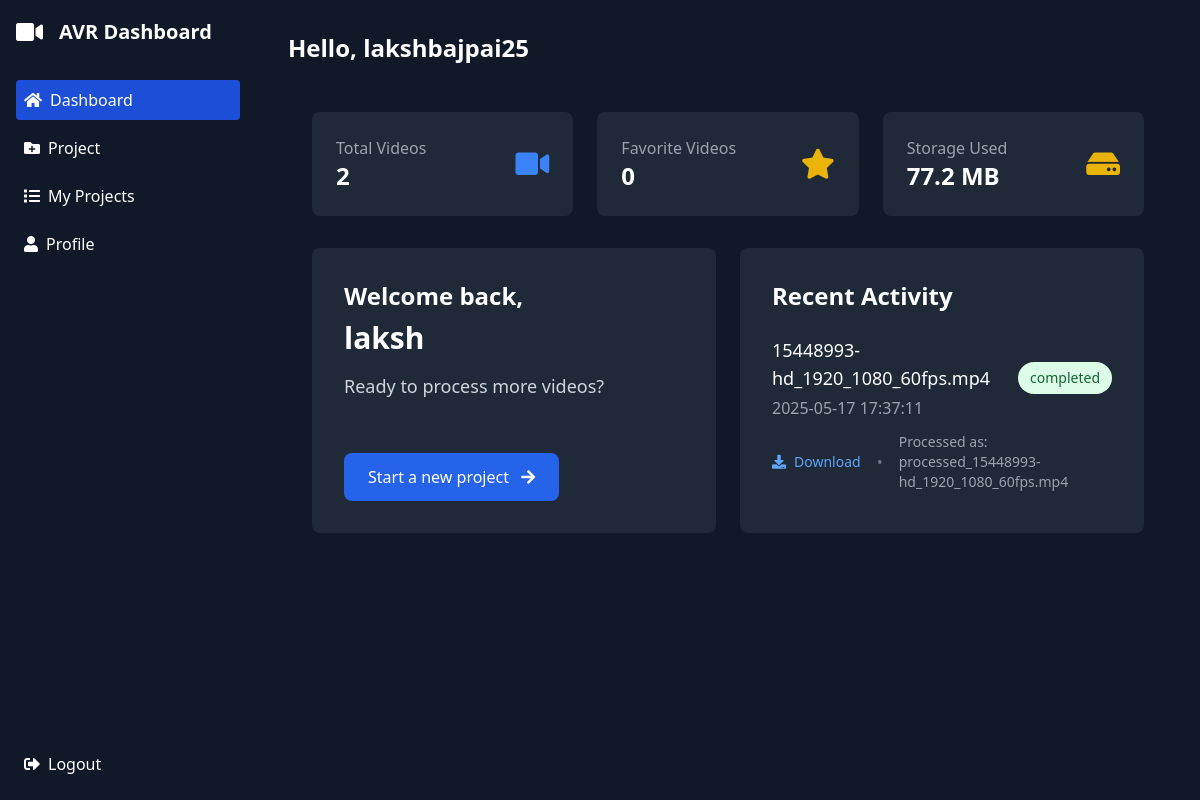
The app's page /dashboard (signed in) with its own data.
### tables this page shows
CREATE TABLE users (
    id INTEGER PRIMARY KEY AUTOINCREMENT,
    username TEXT UNIQUE NOT NULL,
    email TEXT UNIQUE NOT NULL,
    password_hash TEXT NOT NULL,
    first_name TEXT NOT NULL,
    last_name TEXT NOT NULL,
    created_at TIMESTAMP DEFAULT CURRENT_TIMESTAMP
, is_admin BOOLEAN DEFAULT 0, last_login TIMESTAMP, is_active BOOLEAN DEFAULT 1);

CREATE TABLE projects (
    id INTEGER PRIMARY KEY AUTOINCREMENT,
    user_id INTEGER NOT NULL,
    filename TEXT NOT NULL,
    original_filename TEXT NOT NULL,
    created_at TIMESTAMP DEFAULT CURRENT_TIMESTAMP,
    status TEXT DEFAULT 'completed',
    processing_start TIMESTAMP,
    processing_end TIMESTAMP,
    aspect_ratio TEXT,
    subject_focus_mode TEXT,
    focus_coordinates TEXT,  -- Stored as JSON string
    original_size INTEGER,   -- In bytes
    processed_size INTEGER,  -- In bytes
    thumbnail_path TEXT,
    processing_parameters TEXT, is_favorite BOOLEAN DEFAULT 0,  -- Stored as JSON string
    FOREIGN KEY (user_id) REFERENCES users (id)
);

### app.py (the view)
@app.route('/dashboard')
@login_required
def dashboard():
    db = get_db()
    user = db.execute('SELECT is_admin FROM users WHERE id = ?', (current_user.id,)).fetchone()
    if user and user['is_admin']:
        return redirect(url_for('admin_dashboard'))
    if not current_user.is_authenticated:
        flash('Please log in to access the dashboard', 'error')
        return redirect(url_for('login'))
    db = get_db()
    favorite_count = db.execute('''
        SELECT COUNT(*) as count
        FROM projects
        WHERE user_id = ? AND is_favorite = 1
    ''', (current_user.id,)).fetchone()['count']
    processed_videos_count = db.execute('''
        SELECT COUNT(*) as count
        FROM projects
        WHERE user_id = ?
    ''', (current_user.id,)).fetchone()['count']
    total_projects = db.execute('''
        SELECT COUNT(*) as count, status
        FROM projects
        WHERE user_id = ?
        GROUP BY status
    ''', (current_user.id,)).fetchall()
    total_count = sum(row['count'] for row in total_projects)
    success_count = next((row['count'] for row in total_projects if row['status'] == 'completed'), 0)
    success_rate = (success_count / total_count * 100) if total_count > 0 else 0
    avg_processing_time = db.execute('''
        SELECT AVG(JULIANDAY(processing_end) - JULIANDAY(processing_start)) * 24 * 60 as avg_minutes
        FROM projects
        WHERE user_id = ? AND status = 'completed'
        AND processing_start IS NOT NULL AND processing_end IS NOT NULL
    ''', (current_user.id,)).fetchone()['avg_minutes']
    storage_stats = db.execute('''
        SELECT
            SUM(original_size) as total_original,
            SUM(processed_size) as total_processed
        FROM projects
        WHERE user_id = ? AND status = 'completed'
        AND original_size IS NOT NULL AND processed_size IS NOT NULL
    ''', (current_user.id,)).fetchone()
    storage_saved = (storage_stats['total_original'] - storage_stats['total_processed']) if storage_stats['total_original'] else 0
    storage_saved_percent = (storage_saved / storage_stats['total_original'] * 100) if storage_stats['total_original'] else 0
    total_storage = db.execute('''
        SELECT
            SUM(original_size) + SUM(processed_size) as total_storage
        FROM projects
        WHERE user_id = ?
        AND original_size IS NOT NULL
    ''', (current_user.id,)).fetchone()['total_storage'] or 0
    storage_breakdown = db.execute('''
        SELECT
            COUNT(*) as total_files,
            SUM(CASE WHEN status = 'completed' THEN 1 ELSE 0 END) as completed_files,
            SUM(CASE WHEN status = 'processing' THEN 1 ELSE 0 END) as processing_files,
            SUM(CASE WHEN status = 'failed' THEN 1 ELSE 0 END) as failed_files,
            SUM(original_size) as total_original_size,
            SUM(processed_size) as total_processed_size
        FROM projects
        WHERE user_id = ?
    ''', (current_user.id,)).fetchone()
    storage_metrics = {
        'total_files': storage_breakdown['total_files'],
        'completed_files': storage_breakdown['completed_files'],
        'processing_files': storage_breakdown['processing_files'],
        'failed_files': storage_breakdown['failed_files'],
        'original_total': humanize.naturalsize(storage_breakdown['total_original_size']) if storage_breakdown['total_original_size'] else '0 B',
        'processed_total': humanize.naturalsize(storage_breakdown['total_processed_size']) if storage_breakdown['total_processed_size'] else '0 B',
    }
    sort_by = request.args.get('sort', 'date')  # date, name, size
    sort_order = request.args.get('order', 'desc')  # asc, desc
    sort_clause = {
        'date': 'created_at',
        'name': 'original_filename',
        'size': 'original_size'
    }.get(sort_by, 'created_at')
    order_clause = 'DESC' if sort_order == 'desc' else 'ASC'
    recent_activities = db.execute(f'''
        SELECT *
        FROM projects
        WHERE user_id = ?
        ORDER BY {sort_clause} {order_clause}
        LIMIT 5
    ''', (current_user.id,)).fetchall()
    formatted_activities = []
    for activity in recent_activities:
        relative_time = get_relative_time(activity['created_at'])
        processing_time = None
        if activity['processing_start'] and activity['processing_end']:
            try:
                try:
                    start = datetime.strptime(activity['processing_start'], '%Y-%m-%d %H:%M:%S.%f')
                except ValueError:
                    start = datetime.strptime(activity['processing_start'], '%Y-%m-%d %H:%M:%S')
                try:
                    end = datetime.strptime(activity['processing_end'], '%Y-%m-%d %H:%M:%S.%f')
                except ValueError:
                    end = datetime.strptime(activity['processing_end'], '%Y-%m-%d %H:%M:%S')
                processing_time = humanize.naturaldelta(end - start)
            except Exception as e:
                print(f"Error calculating processing time: {str(e)}")
                processing_time = None
        processing_params = json.loads(activity['processing_parameters']) if activity['processing_parameters'] else {}
        formatted_activities.append({
            'id': activity['id'],
            'original_filename': activity['original_filename'],
            'filename': activity['filename'],
            'created_at': activity['created_at'],
            'relative_time': relative_time,
            'status': activity['status'],
            'thumbnail_path': activity['thumbnail_path'],
            'processing_time': processing_time,
            'original_size': humanize.naturalsize(activity['original_size']) if activity['original_size'] else None,
            'processed_size': humanize.naturalsize(activity['processed_size']) if activity['processed_size'] else None,
            'size_reduction': f"{((activity['original_size'] - activity['processed_size']) / activity['original_size'] * 100):.1f}%" if activity['original_size'] and activity['processed_size'] else None,
            'parameters': processing_params
        })
    today = datetime.now().date()
    grouped_activities = {
        'Today': [],
        'Yesterday': [],
        'This Week': [],
        'Older': []
    }
    for activity in formatted_activities:
        activity_date = datetime.strptime(activity['created_at'], '%Y-%m-%d %H:%M:%S').date()
        if activity_date == today:
            grouped_activities['Today'].append(activity)
        elif activity_date == today - timedelta(days=1):
            grouped_activities['Yesterday'].append(activity)
        elif activity_date >= today - timedelta(days=7):
            grouped_activities['This Week'].append(activity)
        else:
            grouped_activities['Older'].append(activity)
    db.close()
    return render_template('dashboard.html',
                         processed_videos_count=processed_videos_count,
                         favorite_count=favorite_count,
                         recent_activities=formatted_activities,
                         grouped_activities=grouped_activities,
                         success_rate=success_rate,
                         avg_processing_time=avg_processing_time,
                         storage_saved=humanize.naturalsize(storage_saved),
                         storage_saved_percent=storage_saved_percent,
                         storage_used=humanize.naturalsize(total_storage),
                         storage_metrics=storage_metrics,
                         sort_by=sort_by,
                         sort_order=sort_order)

### app.py (called while the page is built)
def get_db():
    db = sqlite3.connect('instance/avr.db')
    db.row_factory = sqlite3.Row
    return db

@login_manager.user_loader
def load_user(user_id):
    db = get_db()
    user = db.execute('SELECT * FROM users WHERE id = ?', (user_id,)).fetchone()
    db.close()
    if user:
        return User(user['id'], user['username'], user['email'], user['first_name'], user['last_name'])
    return None

### Templates/dashboard.html
{% extends "dashboard_base.html" %}
{% block dashboard_content %}
<div class="main-content rounded-lg p-6">
    <div class="grid grid-cols-1 md:grid-cols-3 gap-6 mb-8">
        <a href="{{ url_for('my_projects') }}" class="block">
            <div class="bg-gray-800 p-6 rounded-lg hover:bg-gray-700 transition-colors duration-200">
                <div class="flex items-center justify-between">
                    <div>
                        <p class="text-gray-400">Total Videos</p>
                        <h3 class="text-2xl font-bold">{{ processed_videos_count }}</h3>
                    </div>
                    <i class="fas fa-video text-3xl text-blue-500"></i>
                </div>
            </div>
        </a>
        <a href="{{ url_for('favorites') }}" class="block">
            <div class="bg-gray-800 p-6 rounded-lg hover:bg-gray-700 transition-colors duration-200">
                <div class="flex items-center justify-between">
                    <div>
                        <p class="text-gray-400">Favorite Videos</p>
                        <h3 class="text-2xl font-bold">{{ favorite_count }}</h3>
                    </div>
                    <i class="fas fa-star text-3xl text-yellow-500"></i>
                </div>
            </div>
        </a>
        <div class="bg-gray-800 p-6 rounded-lg">
            <div class="flex items-center justify-between">
                <div>
                    <p class="text-gray-400">Storage Used</p>
                    <h3 class="text-2xl font-bold">{{ storage_used }}</h3>
                </div>
                <i class="fas fa-hdd text-3xl text-yellow-500"></i>
            </div>
        </div>
    </div>
    <div class="grid grid-cols-1 md:grid-cols-2 gap-6">
        <div class="bg-gray-800 p-8 rounded-lg overflow-hidden relative hover:bg-gray-700 transition-colors duration-200 min-h-[250px] flex flex-col justify-between">
            <div class="relative z-10">
                <h3 class="text-2xl font-bold text-white mb-2">Welcome back,</h3>
                <h2 class="text-3xl font-bold text-white mb-4">{{ current_user.first_name }}</h2>
                <p class="text-gray-300 text-lg">Ready to process more videos?</p>
            </div>
            <div>
                <a href="{{ url_for('project') }}"
                   class="inline-block px-6 py-3 bg-blue-600 text-white rounded-lg hover:bg-blue-700 transition-colors duration-200">
                    <span>Start a new project</span>
                    <i class="fas fa-arrow-right ml-2"></i>
                </a>
            </div>
        </div>
        <div class="bg-gray-800 p-8 rounded-lg hover:bg-gray-700 transition-colors duration-200 min-h-[250px] flex flex-col">
            <h3 class="text-2xl font-semibold mb-6">Recent Activity</h3>
            <div class="overflow-y-auto flex-1" style="max-height: 165px;">
                <div class="space-y-6">
                    {% if recent_activities %}
                        {% for activity in recent_activities %}
                        <div class="border-b border-gray-700 pb-6 last:border-b-0 last:pb-0">
                            <div class="flex items-center justify-between">
                                <div>
                                    <p class="font-medium text-white text-lg">{{ activity.original_filename }}</p>
                                    <p class="text-gray-400 mt-1">{{ activity.created_at }}</p>
                                </div>
                                <span class="px-3 py-1.5 text-sm rounded-full
                                    {% if activity.status == 'completed' %}
                                        bg-green-100 text-green-800
                                    {% elif activity.status == 'processing' %}
                                        bg-yellow-100 text-yellow-800
                                    {% else %}
                                        bg-red-100 text-red-800
                                    {% endif %}">
                                    {{ activity.status }}
                                </span>
                            </div>
                            <div class="mt-3 flex items-center space-x-4">
                                <a href="{{ url_for('download_file', filename=activity.filename) }}"
                                   class="text-sm text-blue-400 hover:text-blue-300 flex items-center">
                                    <i class="fas fa-download mr-2"></i> Download
                                </a>
                                {% if activity.status == 'completed' %}
                                <span class="text-gray-500">•</span>
                                <span class="text-sm text-gray-400">Processed as: {{ activity.filename }}</span>
                                {% endif %}
                            </div>
                        </div>
                        {% endfor %}
                    {% else %}
                        <p class="text-gray-400">No recent activity</p>
                    {% endif %}
                </div>
            </div>
        </div>
    </div>
</div>
{% endblock %}

### Templates/dashboard_base.html (shortened to what this page needs)
<!DOCTYPE html>
<html lang="en">
<head>
    <link rel="stylesheet" href="https://cdnjs.cloudflare.com/ajax/libs/font-awesome/5.15.4/css/all.min.css">
    <script src="https://cdn.tailwindcss.com"></script>
</head>
<body class="bg-gray-900 min-h-screen text-white">
<div class="flex h-screen">
    <div class="sidebar w-64 p-4 flex flex-col bg-gray-900 text-white min-h-screen">
        <div class="flex items-center space-x-4 mb-8">
            <i class="fas fa-video text-2xl"></i>
            <h1 class="text-xl font-semibold">AVR Dashboard</h1>
        </div>
        <nav class="flex-1">
            <a href="{{ url_for('dashboard') }}" class="flex items-center space-x-2 p-2 rounded hover:bg-gray-700 mb-2 {% if request.endpoint == 'dashboard' %}bg-blue-700{% endif %}">
                <i class="fas fa-home"></i>
                <span>Dashboard</span>
            </a>
            <a href="{{ url_for('project') }}" class="flex items-center space-x-2 p-2 rounded hover:bg-gray-700 mb-2 {% if request.endpoint == 'project' %}bg-blue-700{% endif %}">
                <i class="fas fa-folder-plus"></i>
                <span>Project</span>
            </a>
            <a href="{{ url_for('my_projects') }}" class="flex items-center space-x-2 p-2 rounded hover:bg-gray-700 mb-2 {% if request.endpoint == 'my_projects' %}bg-blue-700{% endif %}">
                <i class="fas fa-list"></i>
                <span>My Projects</span>
            </a>
            <a href="{{ url_for('profile') }}" class="flex items-center space-x-2 p-2 rounded hover:bg-gray-700 mb-2 {% if request.endpoint == 'profile' %}bg-blue-700{% endif %}">
                <i class="fas fa-user"></i>
                <span>Profile</span>
            </a>
        </nav>
        <div class="mt-auto">
            <a href="{{ url_for('logout') }}" class="flex items-center space-x-2 p-2 rounded hover:bg-gray-700">
                <i class="fas fa-sign-out-alt"></i>
                <span>Logout</span>
            </a>
        </div>
    </div>
    <div class="flex-1 p-8 overflow-y-auto">
        <h2 class="text-2xl font-semibold mb-6">Hello, {{ current_user.username }}</h2>
        {% block dashboard_content %}{% endblock %}
    </div>
</div>
</body>
</html>

### records on screen
users: username "lakshbajpai25", first_name "laksh"
projects: original_filename "15448993-hd_1920_1080_60fps.mp4", created_at "2025-05-17 17:37:11", status "completed", filename "processed_15448993-hd_1920_1080_60fps.mp4"

### other values on screen
{{ processed_videos_count }} "2"
{{ favorite_count }} "0"
{{ storage_used }} "77.2 MB"
